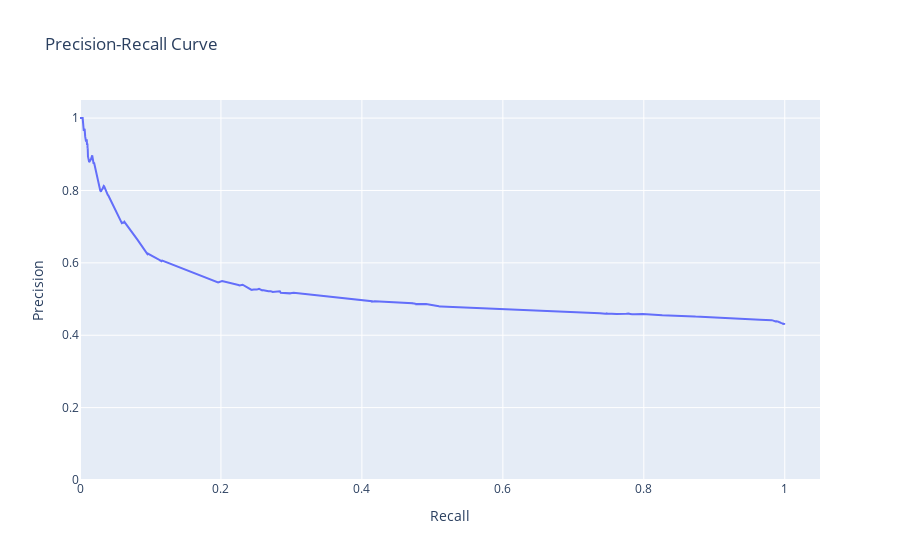

The notebook cell this image was saved under:
### Code cell
# Assuming you have a trained model and test data
y_true = y_train
y_scores = mh.predict_proba(x_train)[:, 1]  # Probability scores from the model

# Generate precision-recall curve
precision, recall, _ = precision_recall_curve(y_true, y_scores)

# Plot precision-recall curve using Plotly
fig = go.Figure()
fig.add_trace(go.Scatter(x=recall, y=precision, mode='lines', name='Precision-Recall Curve'))
fig.update_layout(
    title='Precision-Recall Curve',
    xaxis_title='Recall',
    yaxis_title='Precision',
    yaxis=dict(range=[0, 1.05]),
    xaxis=dict(range=[0, 1.05])
)
fig.show()

### Figure 1 — Plotly figure (JSON) as saved in the notebook; plotly's stock layout.template omitted (floating-point values rounded to 4 significant figures; data arrays with more than 128 entries replaced by an {"elided": "..."} marker saying what was removed)
{"data": [{"mode": "lines", "name": "Precision-Recall Curve", "type": "scatter", "x": {"elided": "281 float values"}, "y": {"elided": "281 float values"}}], "layout": {"title": {"text": "Precision-Recall Curve"}, "xaxis": {"range": [0, 1.05], "title": {"text": "Recall"}}, "yaxis": {"range": [0, 1.05], "title": {"text": "Precision"}}}}
